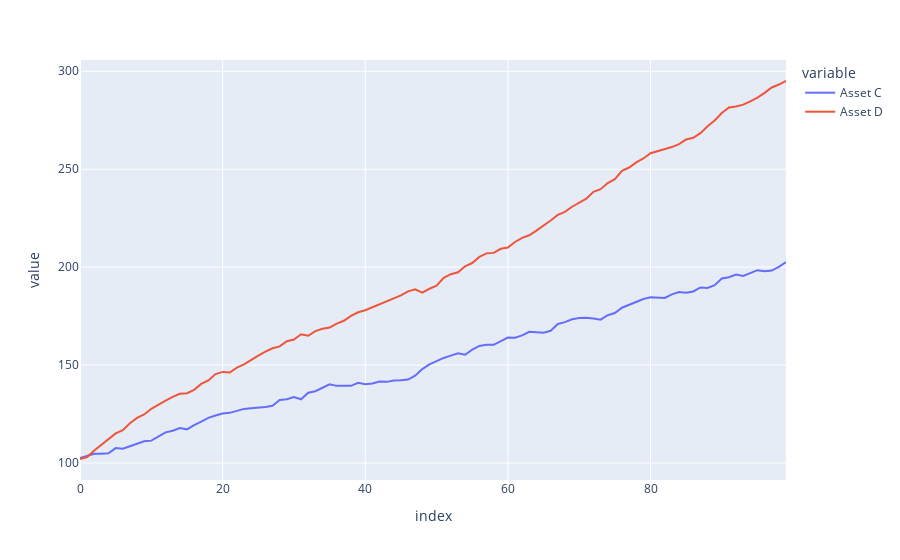

Source (notebook cell):
### Code cell
fig = px.line(fake_data, facet_col_wrap=1)
fig.update_yaxes(matches=None)
fig.show()
